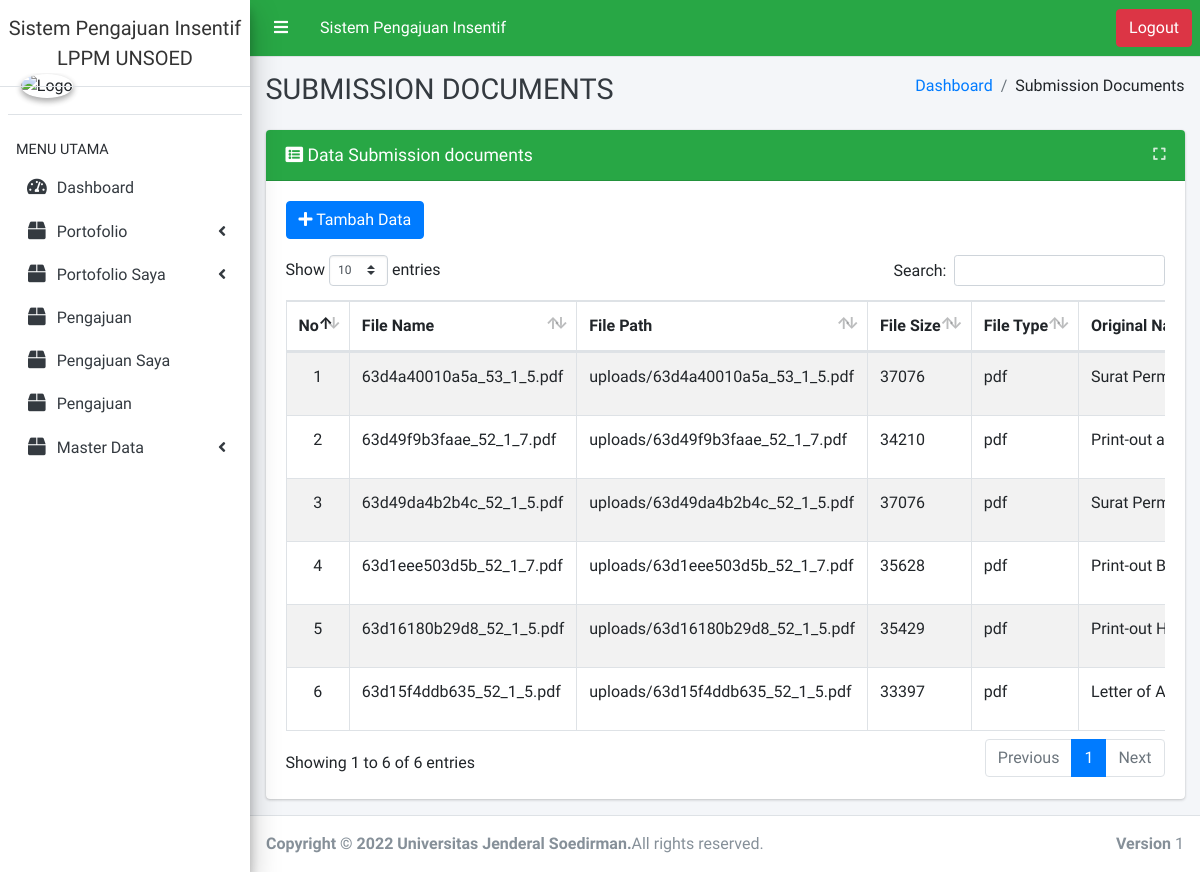
The app's page /index.php/submission_documents with its own data.
### tables this page shows
CREATE TABLE `submission_documents` (
  `id` int NOT NULL,
  `submission_id` int NOT NULL,
  `submission_type_detail_id` int NOT NULL,
  `file_name` varchar(128) NOT NULL,
  `original_name` varchar(256) NOT NULL,
  `file_type` varchar(255) NOT NULL,
  `file_size` int NOT NULL,
  `uploaded_at` datetime NOT NULL DEFAULT CURRENT_TIMESTAMP,
  `file_path` varchar(255) NOT NULL,
  `status` enum('active','deleted') NOT NULL DEFAULT 'active'
);

### application/libraries/Template.php (called while the page is built)
<?php if ( ! defined('BASEPATH')) exit('No direct script access allowed');
class Template {
		var $template_data = array();
		function set($name, $value)
		{
			$this->template_data[$name] = $value;
		}
		function load($template = '', $view = '' , $view_data = array(), $return = FALSE)
		{
			$this->CI =& get_instance();
			$this->set('contents', $this->CI->load->view($view, $view_data, TRUE));
			return $this->CI->load->view($template, $this->template_data, $return);
		}
}

### application/controllers/Submission_documents.php (called while the page is built, shortened)
<?php
class Submission_documents extends CI_Controller
{
    public function index()
    {
        $data = array(
            'submission_documents_data' => $this->Submission_documents_model->get_all(),
        );
        $this->template->load('layout/master','submission_documents/submission_documents_list', $data);
    }
}

### index.php (called while the page is built, shortened)
<?php
require_once BASEPATH.'core/CodeIgniter.php';

### application/models/Submission_documents_model.php (called while the page is built, shortened)
<?php
class Submission_documents_model extends CI_Model
{
    public $table = 'submission_documents';
    public $id = 'id';
    public $order = 'DESC';
    function get_all()
    {
        $this->db->order_by($this->id, $this->order);
        return $this->db->get($this->table)->result();
    }
}

### application/views/submission_documents/submission_documents_list.php (the view, shortened to what this page needs)
<div class="row">
    <div class="col-md-12">
        <div class="card card-success">
            <div class="card-header">
                <div class="card-title">
                    <i class="fa fa-list-alt"></i> Data Submission documents
                </div>
                <div class="card-tools">
                    <button type="button" class="btn btn-tool" data-card-widget="maximize"><i class="fas fa-expand"></i></button>
                </div>
            </div>
            <div class="card-body">
                <a href="<?= site_url('submission_documents/create') ?>" class="btn btn-primary"><i class="fa fa-plus"></i> Tambah Data</a>
                <div class="table-responsive mt-3">
                    <table class="table table-bordered table-striped table-hover text-nowrap" width="100%" id="mytable">
                        <thead>
                            <tr>
                                <th class="text-center" width="5%">No</th>
								<th>File Name</th>
								<th>File Path</th>
								<th>File Size</th>
								<th>File Type</th>
								<th>Original Name</th>
                            </tr>
                        </thead>
                        <tbody>
						<?php
                            $no = 1;
                            foreach ($submission_documents_data as $value) { ?>
                            <tr>
								<td class="text-center"><?= $no++; ?></td>
								<td><?= $value->file_name ?></td>
								<td><?= $value->file_path ?></td>
								<td><?= $value->file_size ?></td>
								<td><?= $value->file_type ?></td>
								<td><?= $value->original_name ?></td>
                            </tr>
						<?php } ?>
                        </tbody>
                    </table>
                </div>
            </div>
        </div>
    </div>
</div>

### assets/fullcalendar/main.css (style rules this page uses)
:root { --fc-daygrid-event-dot-width: 8px; }
:root { --fc-list-event-dot-width: 10px; --fc-list-event-hover-bg-color: #f5f5f5; }

### records on screen
submission_documents: file_name "63d4a40010a5a_53_1_5.pdf", file_path "uploads/63d4a40010a5a_53_1_5.pdf", file_size "37076", file_type "pdf", original_name "Surat…"
submission_documents: file_name "63d49f9b3faae_52_1_7.pdf", file_path "uploads/63d49f9b3faae_52_1_7.pdf", file_size "34210", file_type "pdf", original_name "Print-out…"
submission_documents: file_name "63d49da4b2b4c_52_1_5.pdf", file_path "uploads/63d49da4b2b4c_52_1_5.pdf", file_size "37076", file_type "pdf", original_name "Surat…"
submission_documents: file_name "63d1eee503d5b_52_1_7.pdf", file_path "uploads/63d1eee503d5b_52_1_7.pdf", file_size "35628", file_type "pdf", original_name "Print-out…"
submission_documents: file_name "63d16180b29d8_52_1_5.pdf", file_path "uploads/63d16180b29d8_52_1_5.pdf", file_size "35429", file_type "pdf", original_name "Print-out…"
submission_documents: file_name "63d15f4ddb635_52_1_5.pdf", file_path "uploads/63d15f4ddb635_52_1_5.pdf", file_size "33397", file_type "pdf", original_name "Letter of…"

### other values on screen
header_judul() "Sistem Pengajuan Insentif"
str_replace('_', ' ', $this->uri->segment(1)) "SUBMISSION DOCUMENTS"
str_replace('_', ' ', $ci->uri->segment($i)) "Submission Documents"
